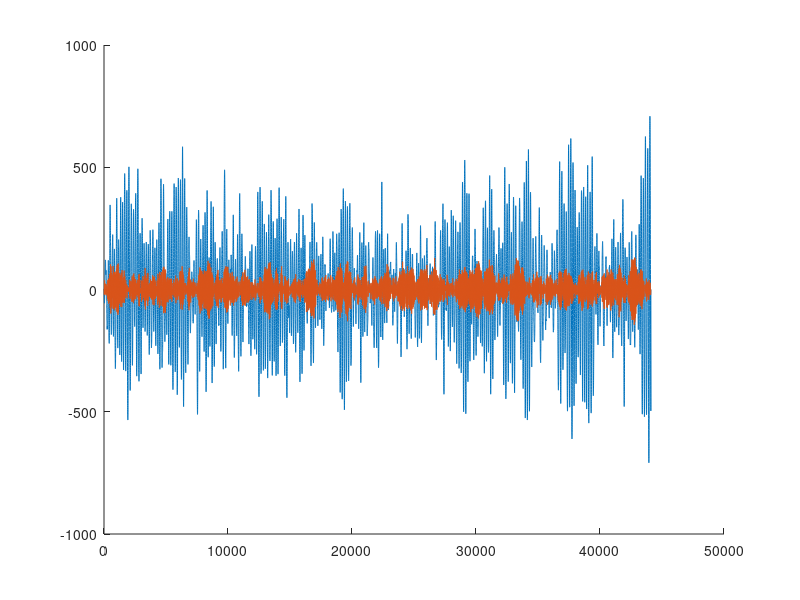

This chart was generated by the following MATLAB code:
clearvars
close all
clc

%% Modal Synthesis

% Define white noise with length N
N = 44100; y = 2*rand(1,N); y = y - mean(y);

% Define Frequencies for two modes
freq_1 = 250.98;
freq_2 = 1000;

% Define decaying factors for two modes
bw_1 = 60;
bw_2 = 100;

% Sampling frequency and length of modes
fs = 44100;
t=0:1/fs:1;

% Predefine modes for later computation
mode1 = zeros(1,length(t));
mode2 = zeros(1,length(t));

% Define decaying variable
R1 = exp(-bw_1/fs);
R2 = exp(-bw_2/fs);

% Define radiant frequency
omega1 = 2*pi*freq_1;
omega2 = 2*pi*freq_2;

% Define normalized radiant frequency
theta1 = omega1/fs;
theta2 = omega2/fs;

% Delaying mode values
mode1n1 = 0;
mode1n2 = 0;
mode2n1 = 0;
mode2n2 = 0;

% Calculation of the two modes
for i = 1:N
mode1(i) = 2*R1*cos(theta1)*mode1n1 - R1*R1*mode1n2+y(i);
mode1n2 = mode1n1;
mode1n1 = mode1(i);

mode2(i) = 2*R2*cos(theta2)*mode2n1 - R2*R2*mode2n2+y(i);
mode2n2 = mode2n1;
mode2n1 = mode2(i);

end

% Combine playback and plot two modes
sig = mode1+mode2;
soundsc(sig,fs);
figure
hold on
plot(mode1)
plot(mode2)
hold off